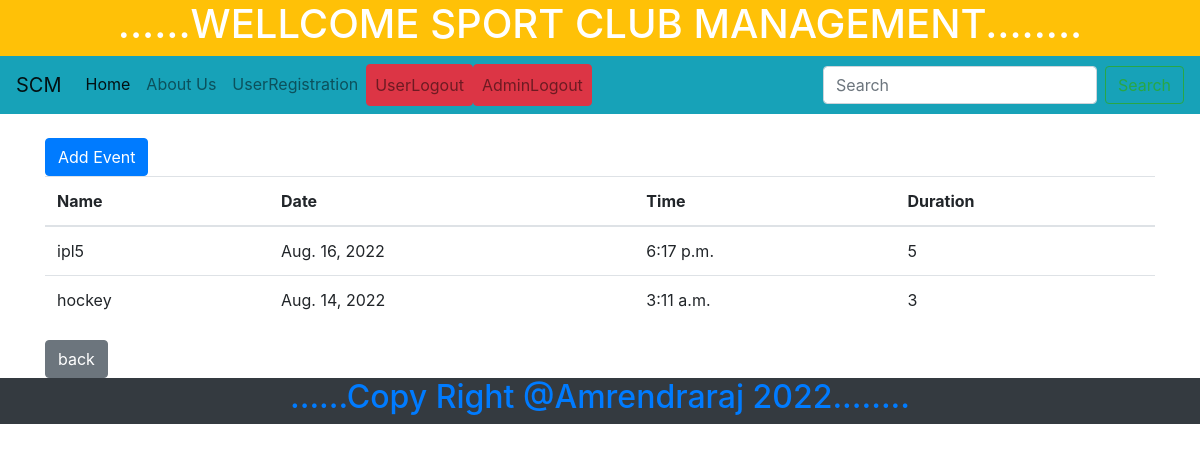
The page /scmapp/show_event (signed in) on the database its author committed.
### scmapp/models.py (models this page shows, shortened)
class Event(models.Model):
    eid=models.AutoField(primary_key=True)
    name=models.CharField(max_length=400)
    date=models.DateField()
    time=models.TimeField()
    duration=models.IntegerField()

### scmapp/views.py (the view)
# urls.py: path('show_event',views.show_event,name='show_event'),
def show_event(request):
    if 'u_name' in request.session:
        event = Event.objects.all()
        param = {"data": event}
        return render(request, 'scm/show_event.html', param)
    else:
        param = {"status": "you need to Login"}
        return render(request, 'scm/user_login.html', param)

### scmapp/TEMPLATES/scm/show_event.html (shortened to what this page needs)
{% extends 'scm/master.html' %}
{% block body%}
<div class="container">
    <div class="row">
        <div class="col-md-12 col-lg-12 col-xl-12">
            <br>
            <a class="btn btn-primary" href="add_event">Add Event</a>
            <br>
            <table class="table table-hover">
                <thead>
                <tr>
                    <th>Name</th>
                    <th>Date</th>
                    <th>Time</th>
                    <th>Duration</th>
                </tr>
                </thead>
                <tbody>
                    {% for x in data %}
                    <tr>
                        <td>{{x.name}}</td>
                        <td>{{x.date}}</td>
                        <td>{{x.time}}</td>
                        <td>{{x.duration}}</td>
                    </tr>
                    {% endfor%}
                </tbody>
            </table>
            <a href="userhome" class="btn btn-secondary">back</a>
        </div>
    </div>
</div>
{% endblock %}

### rows shown on the page
Event: name "ipl5", date "Aug. 16, 2022", time "6:17 p.m.", duration "5"
Event: name "hockey", date "Aug. 14, 2022", time "3:11 a.m.", duration "3"
